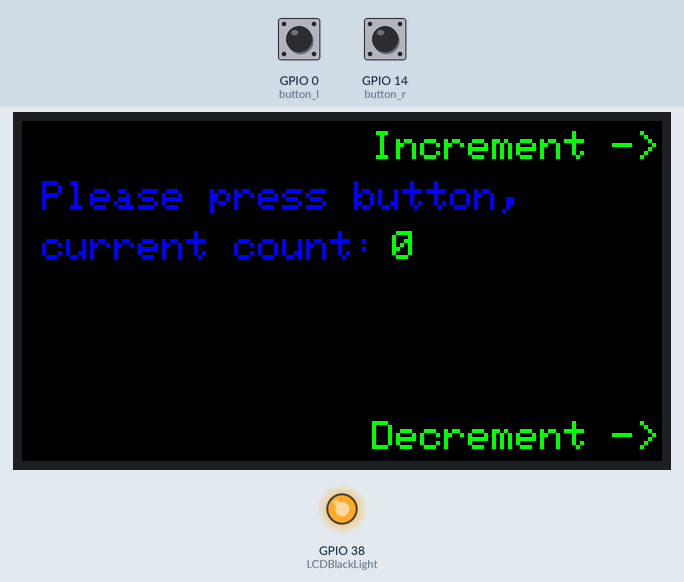
Simulated run of this program. Board: ESP32-S3. On the bench: 320×170 colour display, output pins drawn as LEDs (lit = HIGH). The inputs (shaded band) are chosen by the test bench; at power-on: GPIO 14 (button_r) HIGH, GPIO 0 (button_l) HIGH. Pins used as bus, display or sensor lines are not drawn; what the program prints to the serial monitor is not drawn.

Above: at 1.3 s.

The program:

main.cpp
```cpp
/*
Author: Kristo Siiskonen (FPGA-Adept)
Device: Lilygo T-Display-S3 (ESP32-S3R8 with an ST7789 LCD display)
Message: Hardware interrupts are used to increment and decrement a counter.
         A Software interrupt exists, but is not currently used for anything.
*/

#include <header.h>


void incrementCounter() {
  // a lock_guard wrapper for mutex is used to prevent race conditions
  std::lock_guard<std::mutex> lock_guard(button_press_mutex);

  // Clear last count and increment by 1
  gfx->setTextColor(RGB565_BLACK);
  gfx->setCursor(185, 55);
  gfx->println(button_presses);
  button_presses = button_presses + 1;
} //incrementCounter end


void decrementCounter() {
  // a lock_guard wrapper for mutex is used to prevent race conditions
  std::lock_guard<std::mutex> lock_guard(button_press_mutex);

  //  Clear last count and decrement by 1
  gfx->setTextColor(RGB565_BLACK);
  gfx->setCursor(185, 55);
  gfx->println(button_presses);
  // decrement only if count greater than 0
  if (button_presses != 0){
    button_presses = button_presses - 1;
  }
} //decrementCounter end


void buttonRightInterrupt() {
  // Only trigger this once per press
  button_state_r = digitalRead(button_r);
  if (button_state_r == HIGH){
    incrementCounter();
  }
} //buttonRightInterrupt end


void buttonLeftInterrupt() {
  // Only trigger this once per press
  button_state_l = digitalRead(button_l);
  if (button_state_l == HIGH){
    decrementCounter();
  }
} // buttonLeftInterrupt end


void softwareInterrupt() {
  // TODO
} // softwareInterrupt end


void setup() {
  Serial.begin(115200);
  Serial.println("Setup started");

  //----------Display setup----------
  #ifdef GFX_EXTRA_PRE_INIT
  GFX_EXTRA_PRE_INIT();
  #endif

  if (!gfx->begin()){
    Serial.println("gfx->begin() failed!");
  }

  #ifdef LCDBlackLight
  pinMode(LCDBlackLight, OUTPUT);
  digitalWrite(LCDBlackLight, HIGH);
  #endif
  //----------Display setup----------


  //----------Hardware interrupt setup----------
  // Mapping both buttons to interrupts
  pinMode(button_r, INPUT_PULLUP);
  attachInterrupt(digitalPinToInterrupt(button_r), buttonRightInterrupt, RISING);
  pinMode(button_l, INPUT_PULLUP);
  attachInterrupt(digitalPinToInterrupt(button_l), buttonLeftInterrupt, RISING);
  //----------Hardware interrupt setup----------


  //----------Software interrupt setup----------
  // Software interrupt every 1 000 000 microseconds
  Timer1.initialize(1000000);
  Timer1.attachInterrupt(softwareInterrupt);
  //----------Software interrupt setup----------

  Serial.println("Setup end");
}

void loop() {
  //main_process();
  gfx->begin();
  gfx->fillScreen(RGB565_BLACK);

  gfx->setTextSize(2);
  gfx->setTextColor(RGB565_GREEN);
  gfx->setCursor(175, 5);
  gfx->println("Increment ->");
  gfx->setCursor(175,150);
  gfx->println("Decrement ->");

  while(true) {
    gfx->setTextColor(RGB565_BLUE);
    gfx->setCursor(10, 30);
    gfx->println("Please press button,");
    gfx->setCursor(10, 55);
    gfx->println("current count:");

    gfx->setTextColor(RGB565_GREEN);
    gfx->setCursor(185, 55);
    gfx->println(button_presses);
  }
}
```

header.h
```cpp
/*
Author: Kristo Siiskonen (FPGA-Adept)
Device: Lilygo T-Display-S3 (ESP32-S3R8 with an ST7789 LCD display)
Message: Declarations needed for driving a LCD display and hardware interrupts.
*/

#include <Arduino.h>
#include <Arduino_GFX_Library.h>
#include <TimerOne.h>
#include <mutex>


//----------Hardware interrupt definitions----------
// Onboard button pin numbers
#define button_r 14
#define button_l 0
// Buttonstates for hardware interrupt counter
volatile bool button_state_r;
volatile bool button_state_l;
// Global variable to store the amount of presses
int button_presses = 0;
// Mutex to prevent possible race conditions coming from the use of a global variable
std::mutex button_press_mutex;
//----------Hardware interrupt definitions----------


//----------Display definitions----------
// GPIO pins
#define LCDReset 5
#define LCDChipSelect 6
#define LCDDataCommand 7
#define LCDWrite 8
#define LCDRead 9
#define LCDPower 15
#define LCDBlackLight 38
#define LCDDataBit0 39
#define LCDDataBit1 40
#define LCDDataBit2 41
#define LCDDataBit3 42
#define LCDDataBit4 45
#define LCDDataBit5 46
#define LCDDataBit6 47
#define LCDDataBit7 48

// LCD properties
#define LCDWidth 170
#define LCDHeight 320
#define LCDRotation 1 //0=normal, 1=90 degrees clockwise, 2=upside down, 3=90 degrees counterclockwise
#define LCDIPS true

#define GFX_DEV_DEVICE LILYGO_T_DISPLAY_S3
// Connecting power pin
#define GFX_EXTRA_PRE_INIT()    \
    {                           \
        pinMode(LCDPower, OUTPUT);    \
        digitalWrite(LCDPower, HIGH); \
    }

// Connecting correct pins to a bus for the LCD display
Arduino_DataBus *bus = new Arduino_ESP32PAR8Q(
    LCDDataCommand,
    LCDChipSelect,
    LCDWrite,
    LCDRead,
    LCDDataBit0,
    LCDDataBit1,
    LCDDataBit2,
    LCDDataBit3,
    LCDDataBit4,
    LCDDataBit5,
    LCDDataBit6,
    LCDDataBit7);
Arduino_GFX *gfx = new Arduino_ST7789(
    bus,
    LCDReset,
    LCDRotation,
    LCDIPS,
    LCDWidth,
    LCDHeight,
    35, //col offset 1
    0, //row offset 1
    35, //col offset 2
    0); //row offset 2
//----------Display definitions----------
```
